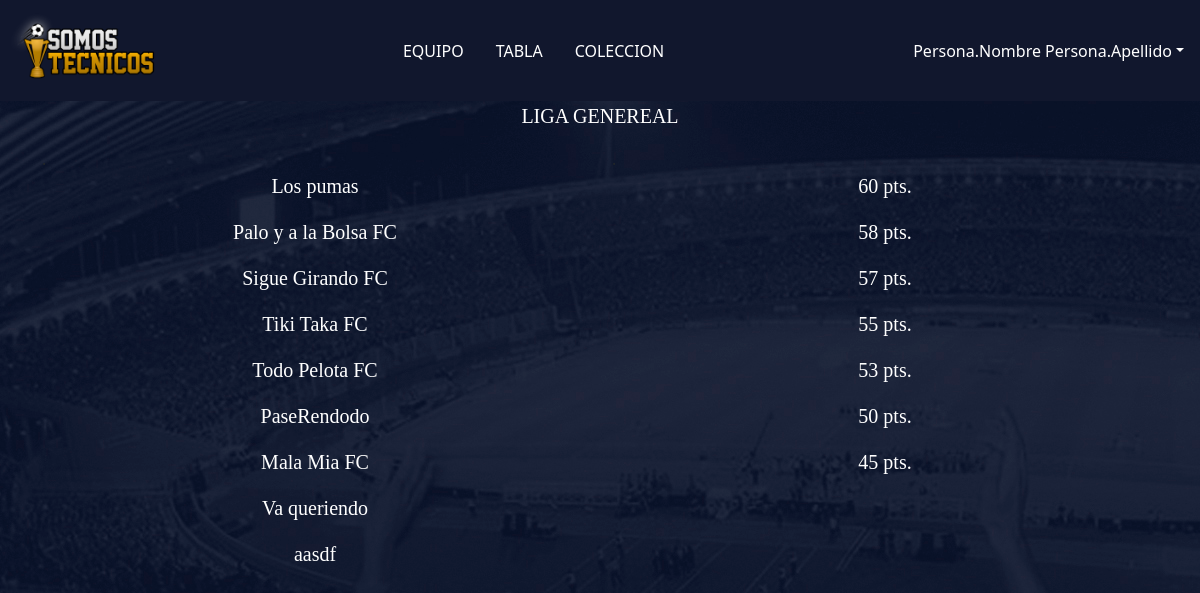
The app's page /Lobby/Liga/ with its own data.
### Proyecto/models.py (models this page shows, shortened)
class Persona(models.Model):
    nombre = models.CharField(max_length=100, null=False)
    apellido = models.CharField(max_length=100, null=False)
    DNI = models.PositiveIntegerField(null=False, unique=True)
    NombreEquipo = models.CharField(max_length=100, null=False)
    contra = models.CharField(max_length=100, null=False)

class Equipo(models.Model):
    nombre = models.CharField(max_length=100,null=False)
    jugadores = models.ManyToManyField(Jugador)
    puntos = models.PositiveIntegerField(null=False, default=0)

### Proyecto/views.py (the view, shortened to what this page needs)
# urls.py: path('Lobby/Liga/', views.Tabla.as_view(), name='Liga'),
class Tabla(View):
    template_name = 'main/Tabla.html'
    def get(self, *args, **kwargs):
        equipo = Equipo.objects.all()
        persona = Persona.objects.all()
        context = {'equipos': equipo, 'personas': persona}
        return render(self.request, self.template_name, context)

### Proyecto/templates/main/Tabla.html (shortened to what this page needs)
<!DOCTYPE html>
<html lang="en">
<head>
     <link href="https://cdn.jsdelivr.net/npm/bootstrap@5.2.0-beta1/dist/css/bootstrap.min.css" rel="stylesheet">
</head>
<body class="fondo">
<div class="container-fluid">
        <div class="row ">
        <nav id="navbar-example2 " class="navbar" style="background-color: #11172d;">
          <img src="../../static/Logo.png" width="170" >
            <ul class="nav justify-content-center" >
                  <li class="nav-item1">
                    <a class="nav-link text-white" href="../../Lobby/">EQUIPO</a>
                  </li>
                  <li class="nav-item ">
                    <a class="nav-link active text-white" aria-current="page" href="../../Lobby/Liga">TABLA</a>
                  </li>
                  <li class="nav-item1">
                    <a class="nav-link text-white" href="../../Lobby/Coleccion">COLECCION</a>
                  </li>
            </ul>
            <ul class="nav nav-pills">
                <li class="nav-item dropdown" >
                  <a class="nav-link dropdown-toggle text-white" data-bs-toggle="dropdown" href="#" role="button" id="persona" aria-expanded="false">Persona.Nombre  Persona.Apellido</a>
                </li>
            </ul>
        </nav>
        </div>
    </div>
<p class="equipos">LIGA GENEREAL</p>
<div class="container">
  <div class="row">
    <div class="col-md-6">.
        {% for persona in personas %}
        <p class="equipos"> {{ persona.NombreEquipo }} </p>
        {% endfor %}
    </div>
    <div class="col-md-6">.
        {% for equipo in equipos %}
        <p class="equipos"> {{ equipo.puntos }} pts.</p>
        {% endfor %}
    </div>
  </div>
</div>
</body>
</html>

### Proyecto/templates/main/Tabla.html (style rules this page uses)
.fondo { background-image: url(../../static/fondo.jpg); }
.equipos { text-align: center; color: white; font-size: 20px; font-family: "Georgia", Times, serif; }

### records on screen
Persona: NombreEquipo "Los pumas"
Persona: NombreEquipo "Palo y a la Bolsa FC"
Persona: NombreEquipo "Sigue Girando FC"
Persona: NombreEquipo "Tiki Taka FC"
Persona: NombreEquipo "Todo Pelota FC"
Persona: NombreEquipo "PaseRendodo"
Persona: NombreEquipo "Mala Mia FC"
Persona: NombreEquipo "Va queriendo"
Persona: NombreEquipo "aasdf"
Equipo: puntos "60"
Equipo: puntos "58"
Equipo: puntos "57"
Equipo: puntos "55"
Equipo: puntos "53"
Equipo: puntos "50"
Equipo: puntos "45"
